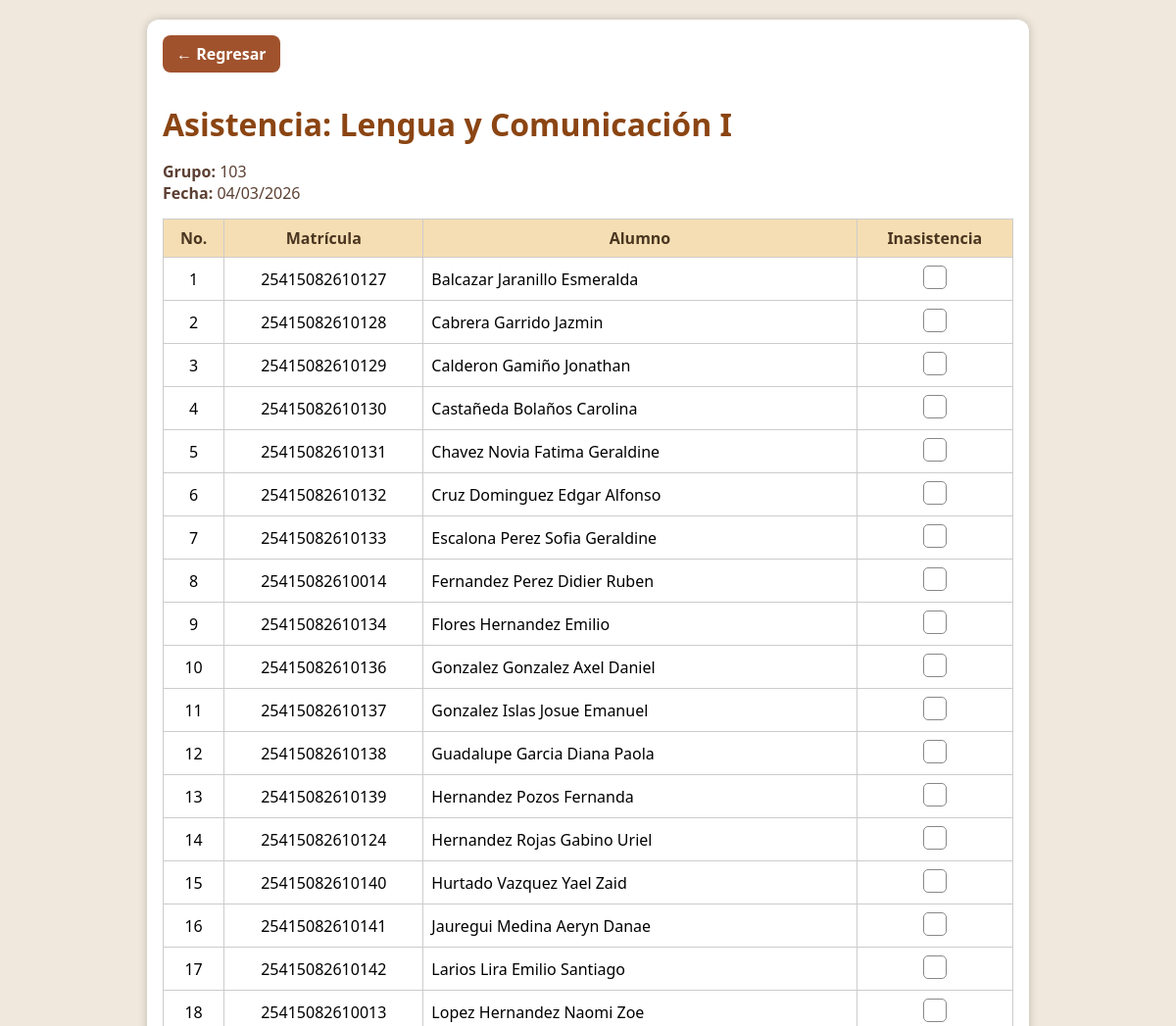
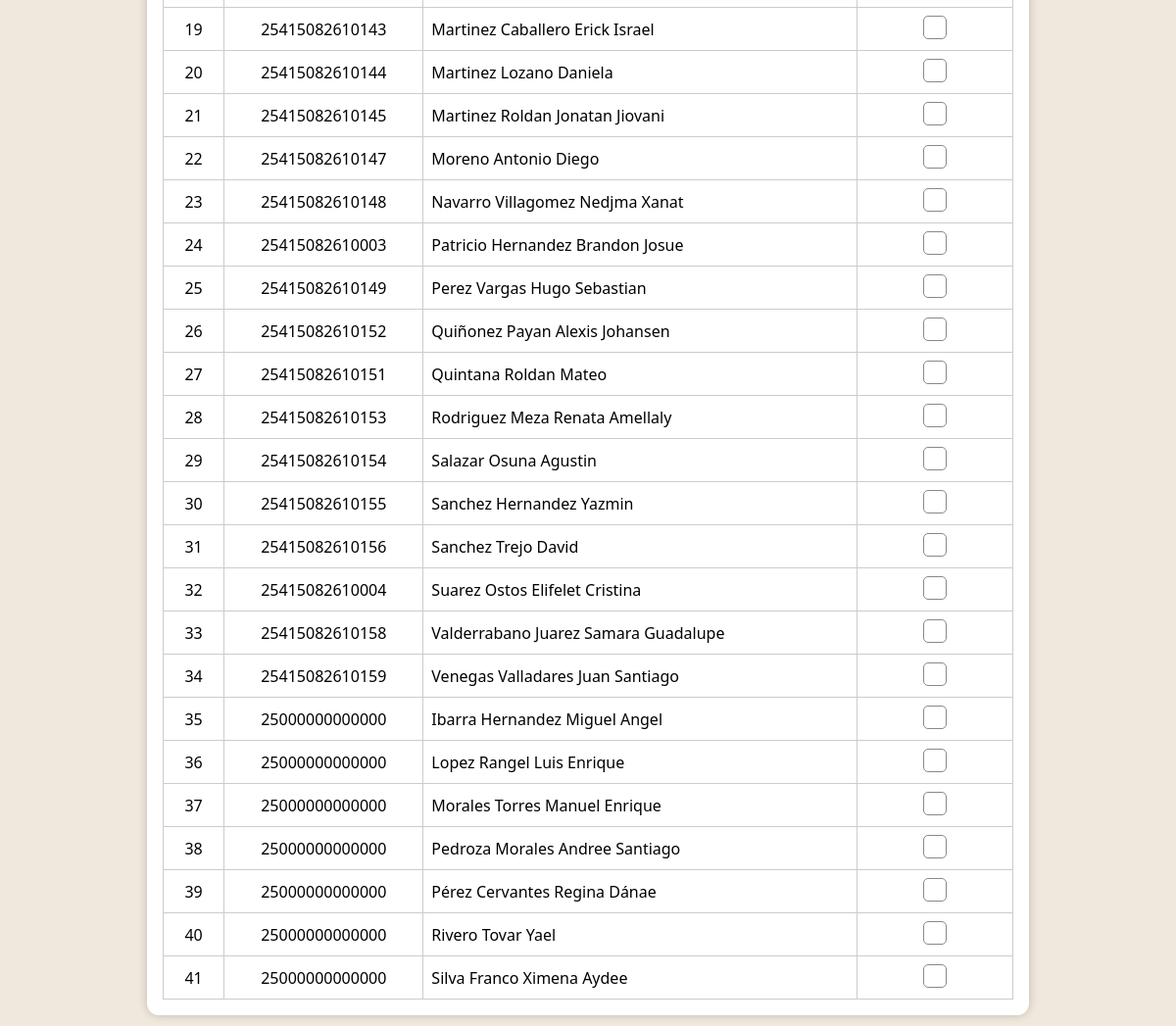
Page /docentes/listaAlumnos.php?id_materia=11&idGrupo=10236290 (signed in) on the committed database (2 pictures, top to bottom).
### tables this page shows
CREATE TABLE `materias` (
  `id_materia` int(11) NOT NULL,
  `nombre` varchar(100) DEFAULT NULL,
  `semestre` varchar(100) DEFAULT NULL,
  `descripcion` varchar(255) DEFAULT NULL
);

CREATE TABLE `grupo` (
  `idGrupo` int(11) NOT NULL,
  `nombre` varchar(50) NOT NULL,
  `semestre` varchar(50) NOT NULL,
  `tutor` varchar(50) NOT NULL
);

CREATE TABLE `alumno` (
  `id_alumno` int(11) NOT NULL,
  `numero_lista` int(11) NOT NULL,
  `matricula` bigint(20) NOT NULL,
  `apellidos` varchar(100) NOT NULL,
  `nombre` varchar(100) NOT NULL,
  `telefono` bigint(11) NOT NULL,
  `id_grupo` int(11) DEFAULT NULL,
  `curp` varchar(50) NOT NULL,
  `foto_ruta` varchar(255) DEFAULT NULL,
  `foto_nombre` varchar(100) DEFAULT NULL
);

### Docentes/listaAlumnos.php (the view, shortened to what this page needs)
<?php
require_once __DIR__ . "/../assets/sentenciasSQL/conexion.php";
$id_materia = intval($_GET['id_materia']);
$id_grupo = intval($_GET['idGrupo']);
$sqlMat = "SELECT m.nombre AS nombre_materia, g.nombre AS nombre_grupo
           FROM grupo_materia gm
           JOIN materias m ON gm.id_materia = m.id_materia
           JOIN grupo g ON gm.id_grupo = g.idGrupo
           WHERE gm.id_materia = :id_materia AND gm.id_grupo = :id_grupo
           LIMIT 1";
$stmt = $pdo->prepare($sqlMat);
$stmt->execute([':id_materia' => $id_materia, ':id_grupo' => $id_grupo]);
$materia = $stmt->fetch(PDO::FETCH_ASSOC);
$fechaHoy = date('Y-m-d');
$sqlAl = "SELECT id_alumno, matricula, nombre, apellidos, numero_lista
          FROM alumno
          WHERE id_grupo = :id_grupo
          ORDER BY numero_lista";
$stmtAl = $pdo->prepare($sqlAl);
$stmtAl->execute([':id_grupo' => $id_grupo]);
$alumnos = $stmtAl->fetchAll(PDO::FETCH_ASSOC);
$sqlAs = "SELECT id_alumno FROM asistencia
          WHERE id_grupo = :id_grupo AND id_materia = :id_materia AND fecha = :fecha";
$stmtAs = $pdo->prepare($sqlAs);
$stmtAs->execute([':id_grupo' => $id_grupo, ':id_materia' => $id_materia, ':fecha' => $fechaHoy]);
$rowsAs = $stmtAs->fetchAll(PDO::FETCH_COLUMN);
$inasistencias = array_flip($rowsAs);
?>
<!doctype html>
<html lang="es">
<head>
</head>
<body>
<div class="wrapper">
<a href="menuDocente.php" class="back-arrow">&#8592; Regresar</a>
  <h1>Asistencia: <?= htmlspecialchars($materia['nombre_materia']) ?></h1>
  <p class="small"><b>Grupo:</b> <?= htmlspecialchars($materia['nombre_grupo']) ?><br>
  <b>Fecha:</b> <?= date('d/m/Y') ?></p>
<div class="table-responsive">
  <table>
    <thead><tr><th>No.</th><th>Matrícula</th><th>Alumno</th><th>Inasistencia</th></tr></thead>
    <tbody>
      <?php foreach($alumnos as $al): ?>
      <tr>
        <td><?= $al['numero_lista'] ?></td>
        <td><?= htmlspecialchars($al['matricula']) ?></td>
        <td style="text-align:left"><?= htmlspecialchars($al['apellidos'].' '.$al['nombre']) ?></td>
        <td>
          <button class="btn-cuadro <?= isset($inasistencias[$al['id_alumno']])?'tachado':'' ?>"
                  data-id="<?= $al['id_alumno'] ?>"></button>
        </td>
      </tr>
      <?php endforeach; ?>
    </tbody>
  </table>
      </div>
</div>
</body>
</html>

### Docentes/listaAlumnos.php (style rules this page uses)
* { box-sizing: border-box; }
body { font-family: 'Segoe UI', Tahoma; background: #f0e8dc; padding: 12px; display: flex; justify-content: center; }
.wrapper { background: #fff; border-radius: 12px; padding: 1rem; box-shadow: 0 0 10px rgba(0,0,0,0.2); width: 100%; max-width: 900px; position: relative; }
h1 { color: #8b4513; margin-bottom: 5px; }
.small { color: #5c4033; margin-bottom: 15px; }
.back-arrow { display: inline-block; margin-bottom: 10px; background-color: #a0522d; color: #fff; text-decoration: none; font-weight: bold; padding: 8px 14px; border-radius: 8px; transition: 0.3s; }
.table-responsive { width: 100%; overflow-x: auto; }
table { border-collapse: collapse; width: 100%; min-width: 600px; }
th, td { border: 1px solid #ccc; padding: 8px; text-align: center; }
th { background: #f5deb3; color: #4b3621; }
.btn-cuadro { width: 24px; height: 24px; border: 1px solid #888; border-radius: 5px; background: #fff; cursor: pointer; }

### rows in the picture
materias: nombre "Lengua y Comunicación I", grupo.nombre "103"
alumno: numero_lista "1", matricula "25415082610127", apellidos+nombre "Balcazar Jaranillo Esmeralda"
alumno: numero_lista "2", matricula "25415082610128", apellidos+nombre "Cabrera Garrido Jazmin"
alumno: numero_lista "3", matricula "25415082610129", apellidos+nombre "Calderon Gamiño Jonathan"
alumno: numero_lista "4", matricula "25415082610130", apellidos+nombre "Castañeda Bolaños Carolina"
alumno: numero_lista "5", matricula "25415082610131", apellidos+nombre "Chavez Novia Fatima Geraldine"
alumno: numero_lista "6", matricula "25415082610132", apellidos+nombre "Cruz Dominguez Edgar Alfonso"
alumno: numero_lista "7", matricula "25415082610133", apellidos+nombre "Escalona Perez Sofia Geraldine"
alumno: numero_lista "8", matricula "25415082610014", apellidos+nombre "Fernandez Perez Didier Ruben"
alumno: numero_lista "9", matricula "25415082610134", apellidos+nombre "Flores Hernandez Emilio"
alumno: numero_lista "10", matricula "25415082610136", apellidos+nombre "Gonzalez Gonzalez Axel Daniel"
alumno: numero_lista "11", matricula "25415082610137", apellidos+nombre "Gonzalez Islas Josue Emanuel"
alumno: numero_lista "12", matricula "25415082610138", apellidos+nombre "Guadalupe Garcia Diana Paola"
alumno: numero_lista "13", matricula "25415082610139", apellidos+nombre "Hernandez Pozos Fernanda"
alumno: numero_lista "14", matricula "25415082610124", apellidos+nombre "Hernandez Rojas Gabino Uriel"
alumno: numero_lista "15", matricula "25415082610140", apellidos+nombre "Hurtado Vazquez Yael Zaid"
alumno: numero_lista "16", matricula "25415082610141", apellidos+nombre "Jauregui Medina Aeryn Danae"
alumno: numero_lista "17", matricula "25415082610142", apellidos+nombre "Larios Lira Emilio Santiago"
alumno: numero_lista "18", matricula "25415082610013", apellidos+nombre "Lopez Hernandez Naomi Zoe"
alumno: numero_lista "19", matricula "25415082610143", apellidos+nombre "Martinez Caballero Erick Israel"
alumno: numero_lista "20", matricula "25415082610144", apellidos+nombre "Martinez Lozano Daniela"
alumno: numero_lista "21", matricula "25415082610145", apellidos+nombre "Martinez Roldan Jonatan Jiovani"
alumno: numero_lista "22", matricula "25415082610147", apellidos+nombre "Moreno Antonio Diego"
alumno: numero_lista "23", matricula "25415082610148", apellidos+nombre "Navarro Villagomez Nedjma Xanat"
alumno: numero_lista "24", matricula "25415082610003", apellidos+nombre "Patricio Hernandez Brandon Josue"
alumno: numero_lista "25", matricula "25415082610149", apellidos+nombre "Perez Vargas Hugo Sebastian"
alumno: numero_lista "26", matricula "25415082610152", apellidos+nombre "Quiñonez Payan Alexis Johansen"
alumno: numero_lista "27", matricula "25415082610151", apellidos+nombre "Quintana Roldan Mateo"
alumno: numero_lista "28", matricula "25415082610153", apellidos+nombre "Rodriguez Meza Renata Amellaly"
alumno: numero_lista "29", matricula "25415082610154", apellidos+nombre "Salazar Osuna Agustin"
alumno: numero_lista "30", matricula "25415082610155", apellidos+nombre "Sanchez Hernandez Yazmin"
alumno: numero_lista "31", matricula "25415082610156", apellidos+nombre "Sanchez Trejo David"
alumno: numero_lista "32", matricula "25415082610004", apellidos+nombre "Suarez Ostos Elifelet Cristina"
alumno: numero_lista "33", matricula "25415082610158", apellidos+nombre "Valderrabano Juarez Samara Guadalupe"
alumno: numero_lista "34", matricula "25415082610159", apellidos+nombre "Venegas Valladares Juan Santiago"
alumno: numero_lista "35", matricula "25000000000000", apellidos+nombre "Ibarra Hernandez Miguel Angel"
alumno: numero_lista "36", matricula "25000000000000", apellidos+nombre "Lopez Rangel Luis Enrique"
alumno: numero_lista "37", matricula "25000000000000", apellidos+nombre "Morales Torres Manuel Enrique"
alumno: numero_lista "38", matricula "25000000000000", apellidos+nombre "Pedroza Morales Andree Santiago"
alumno: numero_lista "39", matricula "25000000000000", apellidos+nombre "Pérez Cervantes Regina Dánae"
alumno: numero_lista "40", matricula "25000000000000", apellidos+nombre "Rivero Tovar Yael"
alumno: numero_lista "41", matricula "25000000000000", apellidos+nombre "Silva Franco Ximena Aydee"
